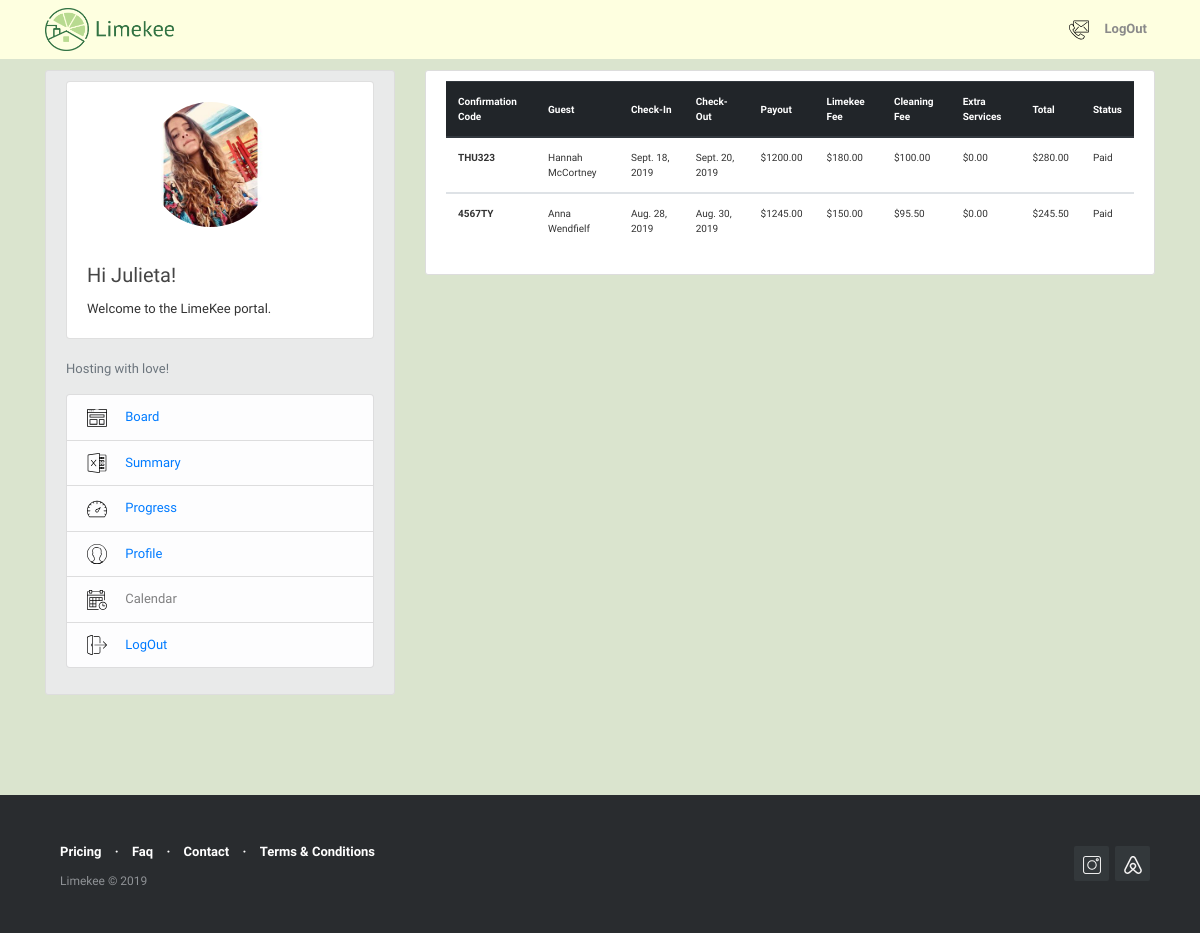
Before: /reservation/reservations_summary/ (signed in) with the older database file.
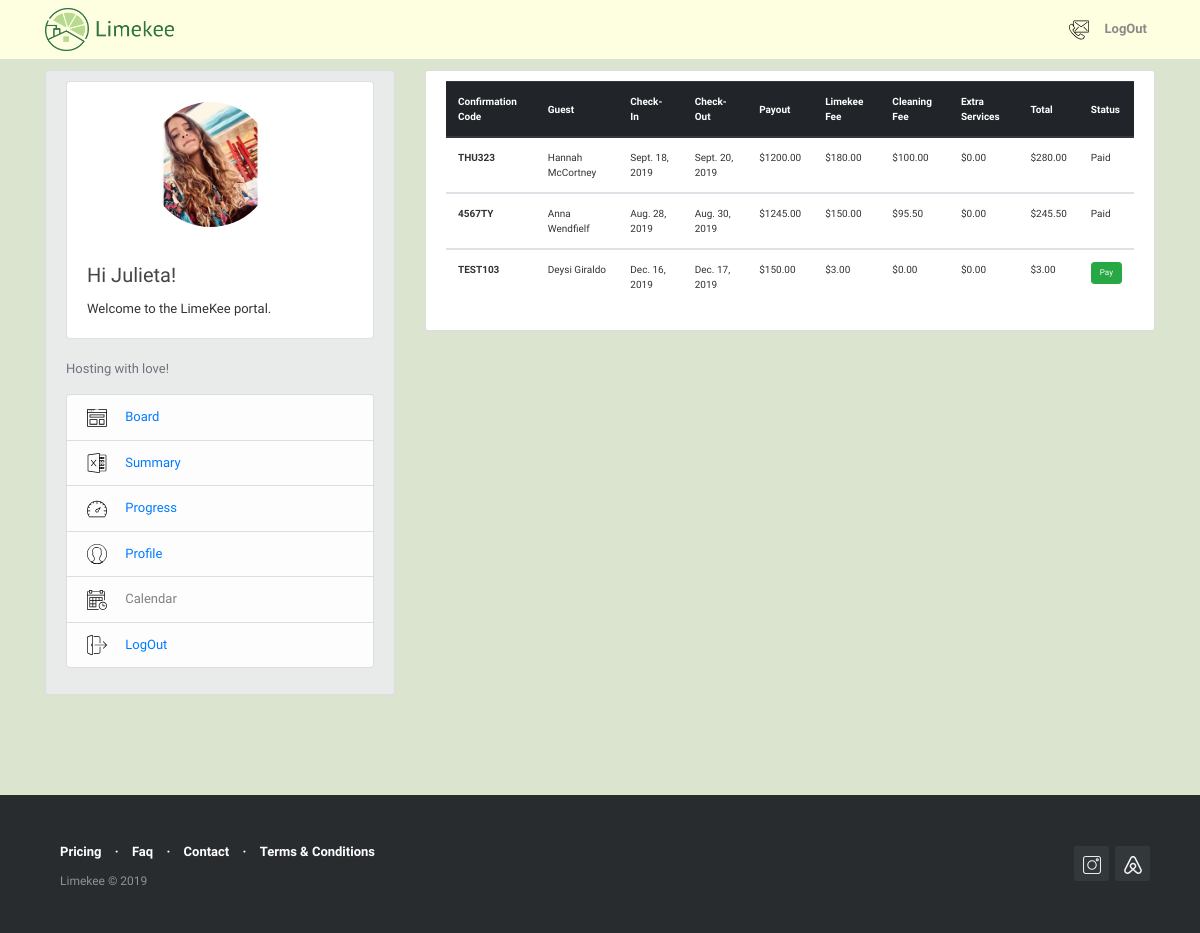
After: the same page with the newer database file.
### users/models.py (models this page shows, shortened)
class Profile(models.Model):
    user = models.OneToOneField(User, on_delete = models.CASCADE)
    first_name = models.CharField(max_length=30, blank=False)
    last_name = models.CharField(max_length=30, blank=False)
    phone_number = models.IntegerField(blank=True, null=True)
    image = models.ImageField (default = 'default.png', upload_to='profile_pics')

### reservations/models.py (models this page shows, shortened)
class Reservations(models.Model):
    confirmation_code = models.CharField(max_length=12, primary_key=True)
    host = models.ForeignKey(User, on_delete=models.CASCADE)
    guest = models.CharField(max_length=120)
    check_in = models.DateField(default=date.today)
    check_out = models.DateField(default=date.today)
    price = models.DecimalField(decimal_places=2, max_digits=1000)
    limekee_fee = models.DecimalField(decimal_places=2, max_digits=1000, blank=True, null=False, default=0)
    cleaning_fee = models.DecimalField (decimal_places=2, max_digits=1000, blank=True, null=False, default=0)
    extra_fee = models.DecimalField (decimal_places=2, max_digits=1000, blank=True, null=False, default=0)
    total_due = models.DecimalField( decimal_places=2, max_digits=1000, default=0)
    notes = models.TextField(blank=True,null=False)
    paid = models.BooleanField(default=False)
    @property
    def total_due(self):
        return (self.limekee_fee + self.cleaning_fee + self.extra_fee)
    class Meta:
        permissions = [
            ("create_reservation", "Can create new reservation"),
        ]

### reservations/views.py (the view)
# urls.py: path('reservations_summary/', views.summary, name='reservations-summary'),
@login_required()
def summary (request):
    my_user_profile = User.objects.filter(username=request.user).first()
    context = {
        'reservations': Reservations.objects.filter(host=my_user_profile)
        }
    return render(request, 'reservations/reservations_summary.html', context )

### reservations/templates/reservations/reservations_summary.html
{% extends "blog/base.html" %}
{% block content %}
        <div class="col-md-14">
          <div class="content-section">
              <div class="table-responsive" style="font-size: 10px">
              <table class="table table-hover">
                  <thead class="thead-dark">
                      <tr>
                          <th scope="col" class="align-middle">Confirmation Code</th>
                          <th scope="col" class="align-middle">Guest</th>
                          <th scope="col" class="align-middle">Check-In</th>
                          <th scope="col" class="align-middle">Check-Out</th>
                          <th scope="col" class="align-middle">Payout</th>
                          <th scope="col" class="align-middle">Limekee Fee</th>
                          <th scope="col" class="align-middle">Cleaning Fee</th>
                          <th scope="col" class="align-middle">Extra Services</th>
                          <th scope="col" class="align-middle">Total</th>
                          <th scope="col" class="align-middle">Status </th>
                      </tr>
                  </thead>
                  {% for reservation in reservations %}
                  <tbody>
                      <tr>
                          <th scope="row">{{ reservation.confirmation_code }}</th>
                          <td>{{ reservation.guest }}</td>
                          <td>{{ reservation.check_in }}</td>
                          <td>{{ reservation.check_out }}</td>
                          <td>${{ reservation.price }}</td>
                          <td>${{ reservation.limekee_fee }}</td>
                          <td>${{ reservation.cleaning_fee }}</td>
                          <td>${{ reservation.extra_fee }}</td>
                          <td>${{ reservation.total_due }}</td>
                          {% if reservation.paid  %}
                          <td>Paid</td>
                          {% else %}
                          <td>
                              <a href="{% url 'reservation-detail' reservation.pk %}">
                                <button type="button" class="btn btn-success btn-sm" style="font-size:8px">Pay</button>
                              </a>
                          </td>
                          {% endif %}
                     </tr>
                 </tbody>
                 {% endfor %}
             </table>
             </div>
           </div>
         </div>
{% endblock content %}

### blog/templates/blog/base.html (shortened to what this page needs)
{% load static %}
<!DOCTYPE html>
<html>
  <head>
    <link rel="stylesheet" href="https://maxcdn.bootstrapcdn.com/bootstrap/4.0.0/css/bootstrap.min.css">
    <link rel="stylesheet" type="text/css" href="{% static 'blog/main2.css' %}">
	<link rel="stylesheet" type="text/css" href="{% static 'blog/footer-distributed1.css' %}">
  </head>
   <body>
     <header class="site-header">
        <nav class="navbar navbar-expand-md navbar-light bg-steel fixed-top" >
         <div class="container" style="font-weight: bold;">
            <a class="navbar-brand mr-4" href="https://www.limekee.com">
                <img src="/media/limekee_logo.png" style="width:130px; height:43px; margin-top:5px; margin-bottom:5px;" title="Limekee" alt="Limekee Logo">
            </a>
            <div class="collapse navbar-collapse" id="navbarToggle">
            <div class="navbar-nav">
              {% if user.is_authenticated %}
                <a class="nav-item nav-link font-weight-bold" href="https://www.limekee.com/contact"><img src="/media/svg/contact.svg" style="width:20px; height:20px; " alt="Contact us"> </a>
                <a class="nav-item nav-link font-weight-bold" href="{% url 'logout' %}">LogOut</a>
              {% else %}
                <a class="nav-item nav-link font-weight-bold" href="{% url 'login' %}">Login </a>
                <a class="nav-item nav-link font-weight-bold" href="{% url 'register' %}"> Sign Up</a>
              {% endif %}
            </div>
          </div>
        </div>
      </nav>
  </header>
  <main role="main" class="container">
  <div class="row">
      <div class="col-md-4">
        <div class="content-section" style="background-color:#E9EAEA">
            <div class="card" >
                <br>
                <div style="text-align: center;">
                {% if user.is_authenticated %}
                  <img class="rounded-circle account-img" src="{{user.profile.image.url}}" alt="Author picture">
                {% else %}
                  <img src="/media/key1.svg" class="card-img-top" style="width:150px; height:150px; text-align: center" alt="Limekee">
                {% endif %}
                </div>
                <div class="card-body">
                    <h5 class="card-title">Hi {{ user.username }}!</h5>
                    <p class="card-text">Welcome to the LimeKee portal.</p>
                </div>
            </div>
            {% if user.is_authenticated %}
              <div class="media" >
                <div class="media-body" >
                    <br>
                    <p class='text-muted'>Hosting with love!
                      <ul class="list-group">
                        <li class="list-group-item list-group-item-light"><img src="/media/svg/004-browser.svg" style="width:20px; height:20px; margin-right: 15px" alt="icon"> <a href="{% url 'reservation-home' %}">     Board</a></li>
                        <li class="list-group-item list-group-item-light"><img src="/media/svg/007-excel.svg" style="width:20px; height:20px;margin-right: 15px " alt="icon"> <a href="{% url 'reservations-summary' %}">     Summary</a></li>
                        <li class="list-group-item list-group-item-light"><img src="/media/svg/005-dashboard.svg" style="width:20px; height:20px; margin-right: 15px" alt="icon"> <a href="{% url 'reservations-progress' %}">    Progress</a></li>
                        <li class="list-group-item list-group-item-light"><img src="/media/svg/002-man.svg" style="width:20px; height:20px;margin-right: 15px " alt="icon"> <a href="{% url 'profile' %}">    Profile</a></li>
                        <li class="list-group-item list-group-item-light"><img src="/media/svg/003-calendar.svg" style="width:20px; height:20px;margin-right: 15px " alt="icon">    Calendar</li>
                        <li class="list-group-item list-group-item-light"><img src="/media/svg/006-logout.svg" style="width:20px; height:20px; margin-right: 15px" alt="icon"> <a href="{% url 'logout' %}">    LogOut</a></li>
                      </ul>
                    </p>
                </div>
              </div>
             {% endif %}
        </div>
      </div>
        <div class="col-md-8">
          {% block content %}{% endblock %}
        </div>
    </div>
  </main>
       <footer class="footer-distributed" style="font-family:'Libre Franklin';">
    			<div class="footer-right">
    				<a href="https://www.instagram.com/limekee.ny/"><img src="/media/svg/instagram.svg" style="width:18px; height:18px; " alt="Instagram"></a>
    				<a href="https://www.airbnb.com/"><img src="/media/svg/airbnb.svg" style="width:18px; height:18px; " alt="Airbnb"></a>
    			</div>
    			<div class="footer-left">
    				<p class="footer-links">
    					<a href="https://www.limekee.com/#price-section" style="margin-right:10px; margin-left:10px" > Pricing</a>
    					·
    					<a href="https://www.limekee.com/faq" style="margin-right:10px; margin-left:10px">Faq</a>
    					·
    					<a href="https://www.limekee.com/contact" style="margin-right:10px; margin-left:10px"> Contact</a>
                        ·
    					<a href="https://www.limekee.com/terms-of-service" style="margin-right:10px; margin-left:10px"> Terms & Conditions</a>
    				</p>
    				<p style="margin-right:10px; margin-left:10px">Limekee &copy; 2019</p>
    			</div>
       </footer>
  </body>
</html>

### blog/static/blog/main2.css (style rules this page uses)
body { background: #dae4ce; color: #333333; margin-top: 5rem; }
h1, h2, h3, h4, h5, h6 { color: #444444; }
ul { margin: 0; }
.container { margin-top: -10px; margin-bottom: -10px; }
.bg-steel { background-color: #feffe0; }
.site-header .navbar-nav .nav-link { color: #8a8a8a; }
.nav-item { font: font-weight-bold; }
.content-section { background: #ffffff; padding: 10px 20px; border: 1px solid #dddddd; border-radius: 3px; margin-bottom: 30px; }
.account-img { height: 125px; width: 125px; margin-right: 20px; margin-bottom: 16px; }

### blog/static/blog/footer-distributed1.css (style rules this page uses)
.footer-distributed { background-color: #292c2f; box-shadow: 0 1px 1px 0 rgba(0, 0, 0, 0.12); box-sizing: border-box; width: 100%; text-align: left; font: normal 12px sans-serif; padding: 45px 50px; margin-top: 80px; }
.footer-distributed .footer-left p { color: #8f9296; font-size: 12px; margin: 0; }
.footer-distributed p.footer-links { font-size:13px; font-weight: bold; color: #ffffff; margin: 0 0 10px; padding: 0; }
.footer-distributed p.footer-links a { display:inline-block; line-height: 1.8; text-decoration: none; color: inherit; }
.footer-distributed .footer-right { float: right; margin-top: 6px; max-width: 180px; }
.footer-distributed .footer-right a { display: inline-block; width: 35px; height: 35px; background-color: #33383b; border-radius: 2px; font-size: 20px; color: #ffffff; text-align: center; line-height: 35px; margin-left: 3px; }

### blog/templates/blog/base.html (style rules this page uses)
body { font-family: 'Libre Franklin'; font-size: 13px; }

Changed rows visible on the page:
added Reservations: confirmation_code "TEST103", guest "Deysi Giraldo", check_in "Dec. 16, 2019", check_out "Dec. 17, 2019", price "150.00", limekee_fee "3.00", cleaning_fee "0.00", extra_fee "0.00", total_due "3.00", paid "Pay"
